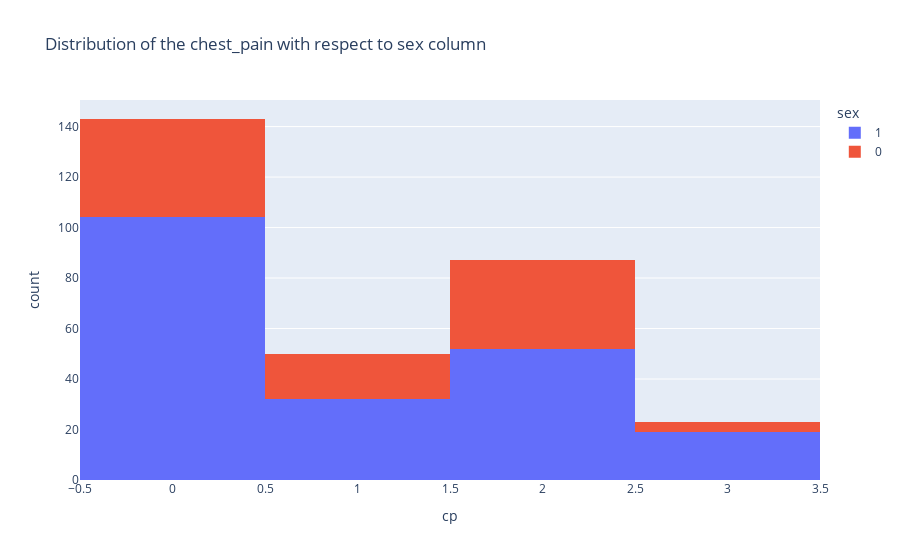

Notebook source saved alongside this figure:
### Code cell
fig = px.histogram(data, x='cp',
                   color='sex',
                   title='Distribution of the chest_pain with respect to sex column')
fig.show()

### Figure 1 — Plotly figure (JSON) as saved in the notebook; plotly's stock layout.template omitted (floating-point values rounded to 4 significant figures; data arrays with more than 128 entries replaced by an {"elided": "..."} marker saying what was removed)
{"data": [{"alignmentgroup": "True", "bingroup": "x", "hovertemplate": "sex=1<br>cp=%{x}<br>count=%{y}<extra></extra>", "legendgroup": "1", "marker": {"color": "#636efa", "pattern": {"shape": ""}}, "name": "1", "offsetgroup": "1", "orientation": "v", "showlegend": true, "type": "histogram", "x": {"elided": "207 int values"}, "xaxis": "x", "yaxis": "y"}, {"alignmentgroup": "True", "bingroup": "x", "hovertemplate": "sex=0<br>cp=%{x}<br>count=%{y}<extra></extra>", "legendgroup": "0", "marker": {"color": "#EF553B", "pattern": {"shape": ""}}, "name": "0", "offsetgroup": "0", "orientation": "v", "showlegend": true, "type": "histogram", "x": [1, 0, 1, 2, 3, 2, 2, 3, 3, 1, 2, 1, 2, 2, 2, 2, 2, 0, 2, 0, 2, 2, 2, 0, 2, 0, 1, 0, 2, 1, 2, 0, 2, 2, 0, 1, 1, 0, 1, 2, 0, 1, 0, 0, 2, 2, 1, 0, 0, 2, 2, 2, 1, 2, 2, 1, 2, 1, 1, 0, 2, 2, 2, 0, 2, 2, 3, 0, 2, 2, 0, 1, 0, 0, 0, 0, 0, 0, 0, 0, 2, 0, 0, 0, 0, 0, 0, 0, 0, 0, 1, 0, 0, 0, 0, 1], "xaxis": "x", "yaxis": "y"}], "layout": {"barmode": "relative", "legend": {"title": {"text": "sex"}, "tracegroupgap": 0}, "title": {"text": "Distribution of the chest_pain with respect to sex column"}, "xaxis": {"anchor": "y", "domain": [0, 1], "title": {"text": "cp"}}, "yaxis": {"anchor": "x", "domain": [0, 1], "title": {"text": "count"}}}}
